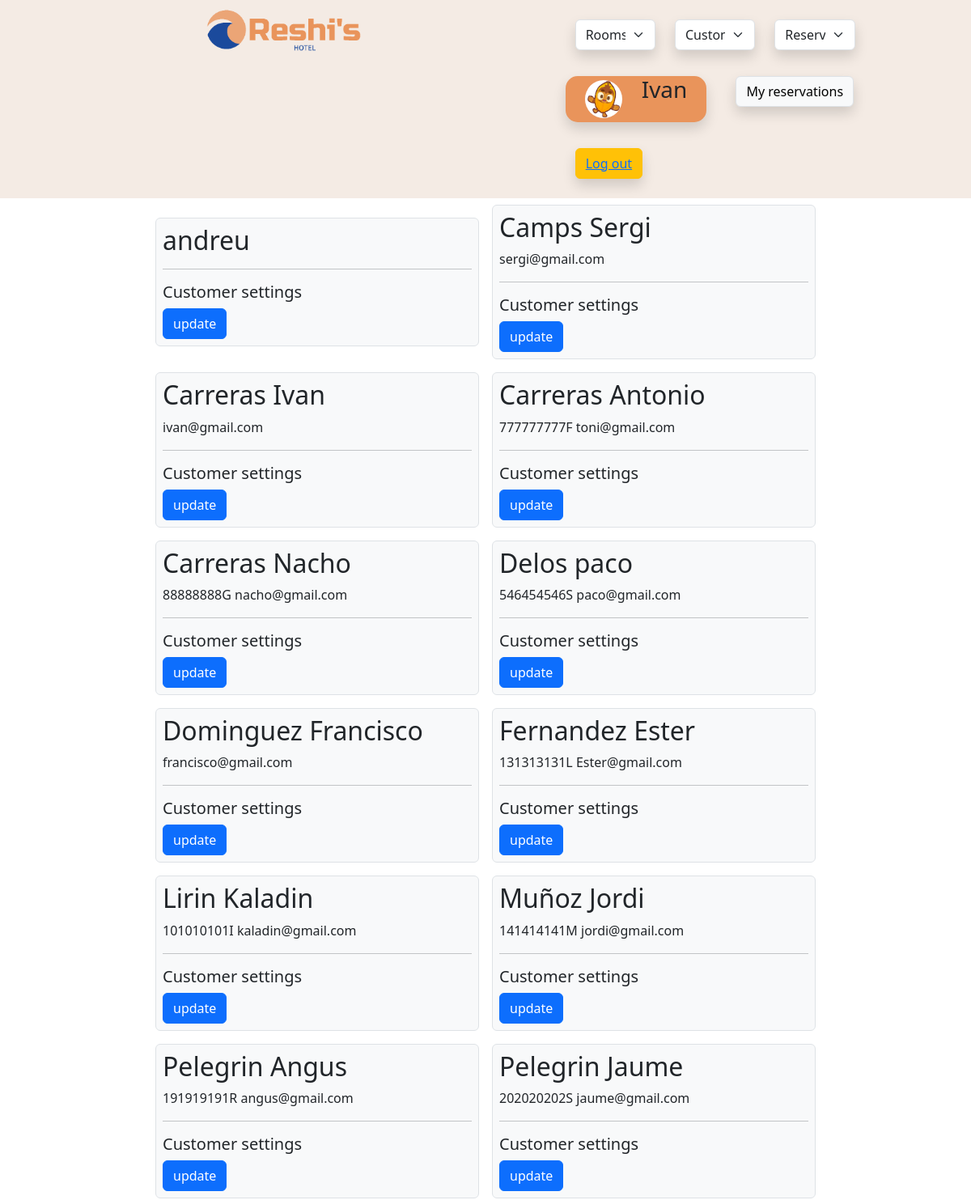
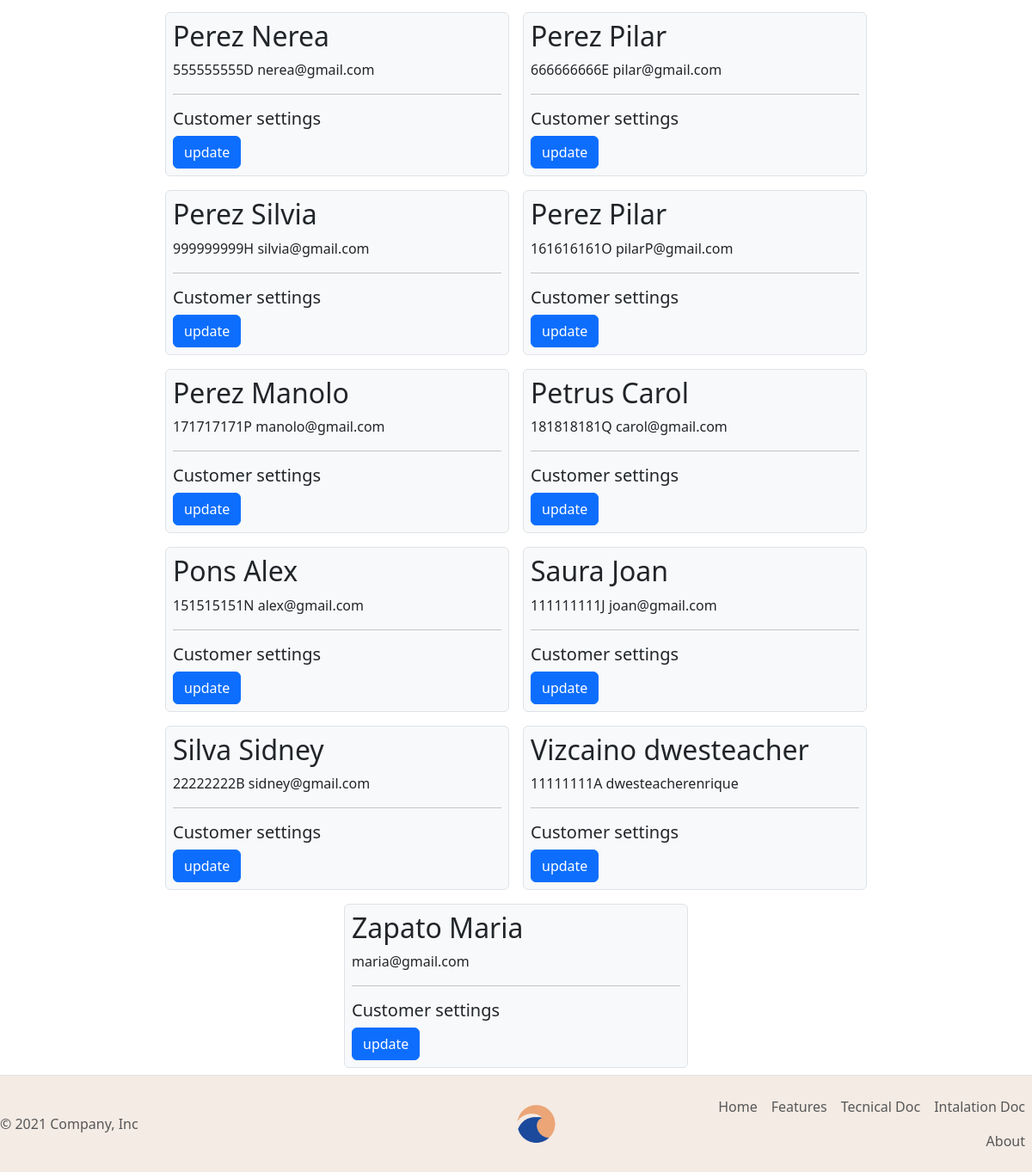
Screenshot of /db/customers/db_customer_select.php (signed in) with the database file from the repository (2 pictures, top to bottom).
### tables this page shows
CREATE TABLE IF NOT EXISTS `034_clients` (
  `client_id` int(11) NOT NULL AUTO_INCREMENT,
  `client_name` varchar(255) DEFAULT NULL,
  `client_surname` varchar(255) DEFAULT NULL,
  `client_avatar` varchar(255) NOT NULL DEFAULT 'xico.png',
  `role` enum('user','admin','anonimo') NOT NULL DEFAULT 'user',
  `client_DNI` varchar(255) DEFAULT NULL,
  `foto_dni` varchar(255) NOT NULL,
  `client_password` varchar(11) NOT NULL,
  `client_email` varchar(255) NOT NULL,
  `client_phone` varchar(10) DEFAULT NULL,
  `credit_card` varchar(32) DEFAULT NULL,
  `client_country` varchar(255) DEFAULT NULL,
  `client_birth` date NOT NULL,
  PRIMARY KEY (`client_id`)
);

### forms/customers/mini_form_customer_update.php (the view, shortened to what this page needs)
<form action="/student034/dwes/forms/customers/form_customer_update.php" method="post" >
  <label><input class="btn btn-primary" type="submit" name="update" value="update" ></label>
</form>

### db/customers/db_customer_select.php
<?php
include($_SERVER['DOCUMENT_ROOT'] . '/student034/dwes/header.php');
?>
<?php
  include($_SERVER['DOCUMENT_ROOT'] . '/student034/dwes/db/db_connection.php');
  $sql = 'SELECT * FROM 034_clients ORDER BY client_surname ASC';
  $resultado = mysqli_query($conn, $sql);
  $muestra = mysqli_fetch_all($resultado, MYSQLI_ASSOC);
?>
<div class="d-flex justify-content-center align-items-center flex-wrap">
  <?php foreach ($muestra as $customer) { ?>
    <div class="bg-light m-2 p-2 rounded border" style="width: 400px;">
      <h2><?php print_r($customer['client_surname'] . ' ' . $customer['client_name']) ?></h2>
      <p><?php print_r($customer['client_DNI'] . ' ' .$customer['client_email']) ?></p>
      <hr>
      <h5>Customer settings</h5>
      <?php
      include($_SERVER['DOCUMENT_ROOT'] . '/student034/dwes/forms/customers/mini_form_customer_update.php');
      ?>
    </div>
<?php
  }
?>
</div>
<?php
include($_SERVER['DOCUMENT_ROOT'] . '/student034/dwes/footer.php');
?>

### style.css (style rules this page uses)
body { background-image: url("./imagenes/hotel/paisaje.png"); backdrop-filter: blur(10px); display: flex; flex-direction: column; min-height: 100vh; }

### rows the page displays
034_clients: value "andreu"
034_clients: value "Camps Sergi sergi@gmail.com"
034_clients: value "Carreras Ivan ivan@gmail.com"
034_clients: value "Carreras Antonio 777777777F toni@gmail.com"
034_clients: value "Carreras Nacho 88888888G nacho@gmail.com"
034_clients: value "Delos paco 546454546S paco@gmail.com"
034_clients: value "Dominguez Francisco francisco@gmail.com"
034_clients: value "Fernandez Ester 131313131L Ester@gmail.com"
034_clients: value "Lirin Kaladin 101010101I kaladin@gmail.com"
034_clients: value "Muñoz Jordi 141414141M jordi@gmail.com"
034_clients: value "Pelegrin Angus 191919191R angus@gmail.com"
034_clients: value "Pelegrin Jaume 202020202S jaume@gmail.com"
034_clients: value "Perez Nerea 555555555D nerea@gmail.com"
034_clients: value "Perez Pilar 666666666E pilar@gmail.com"
034_clients: value "Perez Silvia 999999999H silvia@gmail.com"
034_clients: value "Perez Pilar 161616161O pilarP@gmail.com"
034_clients: value "Perez Manolo 171717171P manolo@gmail.com"
034_clients: value "Petrus Carol 181818181Q carol@gmail.com"
034_clients: value "Pons Alex 151515151N alex@gmail.com"
034_clients: value "Saura Joan 111111111J joan@gmail.com"
034_clients: value "Silva Sidney 22222222B sidney@gmail.com"
034_clients: value "Vizcaino dwesteacher 11111111A dwesteacherenrique"
034_clients: value "Zapato Maria maria@gmail.com"

### other values shown
$user "Ivan"
